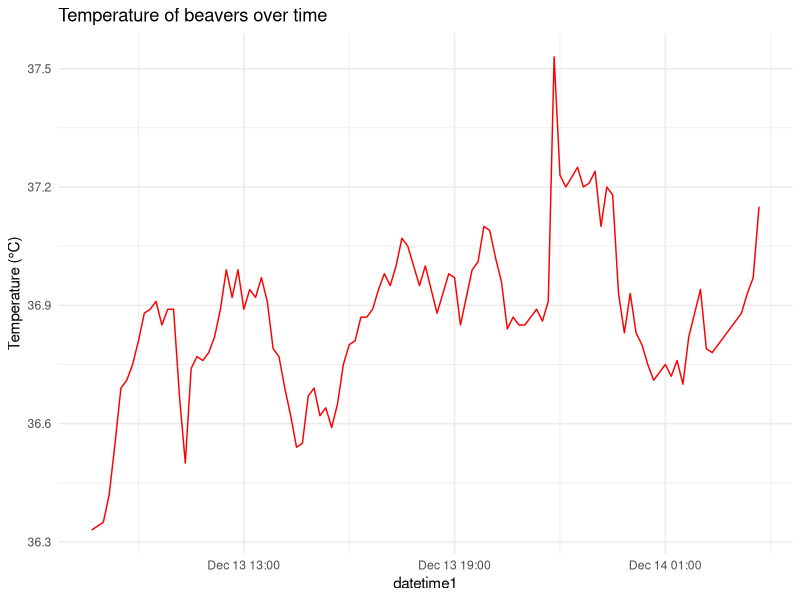
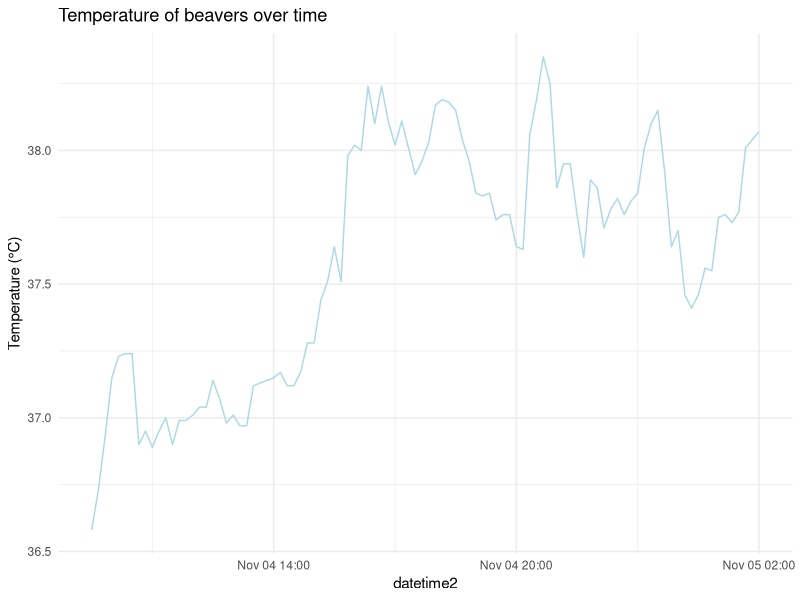

Write R code to recreate these figures, in order.
## ---- chunk 1
# Solve 1 here!
library(tidyverse)
library(ggplot2)
# GGPLOT OF BEAVER 1!!!!!!!!!!!!!!!!!!!!!!
temp1 <- beaver1 # !!!!
# day to date format
beaverMonth <- as.Date(temp1$day, format ="%B %d")
beaverMonth2 <- format(beaverMonth, "%b %d")
temp1$dateTime <- beaverMonth2 
# time to POSIX format
beaverT <- sprintf("%04d", as.numeric(temp1$time))
beaverTime <- format(strptime(beaverT,"%H%M"), "%H:%M")
temp1$hmin <- beaverTime
temp1$dayAndTime <- paste(temp1$dateTime,temp1$hmin)
dftemp1 <- data.frame(datetime1 = as.POSIXct(temp1$dayAndTime, format = "%b %d %H:%M"), sprem1 = temp1$temp)

ggplot(dftemp1,aes(x=datetime1, y = sprem1)) + geom_path(color="red") +
  scale_x_datetime(date_breaks = "6 hour",date_labels = "%b %d %H:%M") +
  labs(y="Temperature (°C)", title = "Temperature of beavers over time") + theme_minimal()



#GGPLOT OF BEAVER2!!!!!!!!!!!!!!!
temp2 <- beaver2
beaverMonthTwo <- as.Date(temp2$day, format ="%B %d")
beaverMonth2Two <- format(beaverMonthTwo, "%b %d")
temp2$dateTime <- beaverMonth2Two 
# time to POSIX format
beaverT2 <- sprintf("%04d", as.numeric(temp2$time))
beaverTime2 <- format(strptime(beaverT2,"%H%M"), "%H:%M")
temp2$hmin <- beaverTime2
temp2$dayAndTime <- paste(temp2$dateTime,temp2$hmin)
dftemp2 <- data.frame(datetime2 = as.POSIXct(temp2$dayAndTime, format = "%b %d %H:%M"), sprem2 = temp2$temp)

ggplot(dftemp2,aes(x=datetime2, y = sprem2)) + geom_path(color="lightblue") +
  scale_x_datetime(date_breaks = "6 hour",date_labels = "%b %d %H:%M") +
  labs(y="Temperature (°C)", title = "Temperature of beavers over time") + theme_minimal()

## ---- chunk 2
c(EUR=1, datasets::euro)
## ---- chunk 3
# Solve 2 here (Enter the function)

convert.all <- function(amount, currency = "EUR"){
  # Define conversion rates
  currencies <- c(EUR = 1, datasets::euro)
  # if currency doesn't exist return 0
  if (!(currency %in% names(currencies))){
    return(0)
  }
  converted_values <- amount / currencies[names(amount)]
  sum_amount <- sum(converted_values, na.rm=T) # na.rm for taking care of NA values (if currency don't exist then +0)
  return (sum_amount * currencies[currency])
}

convert.all(c(EUR=6.5))
convert.all(c(EUR=3,ATS=2))
convert.all(c(EUR=3,EUR=2))
convert.all(c(EUR=3,DEM=2,SIT=10000))
convert.all(c(EUR=3,DEM=2,SIT=10000),"EUR")
convert.all(c(EUR=3,SIT=10000,DEM=2),"ESP")
convert.all(c(EUR=3,DEM=2,LIRA=100),"SIT")
## ---- chunk 4
#| echo: false
#installs tidyverse and quarto if not done already, delete this chunk after running it once.
normalpackages<-c("tidyverse","quarto")
   new.packages <- normalpackages[!(normalpackages %in% installed.packages()[,"Package"])]
  if(length(new.packages)>0) {install.packages(new.packages,dependencies =T,quiet = T)}
